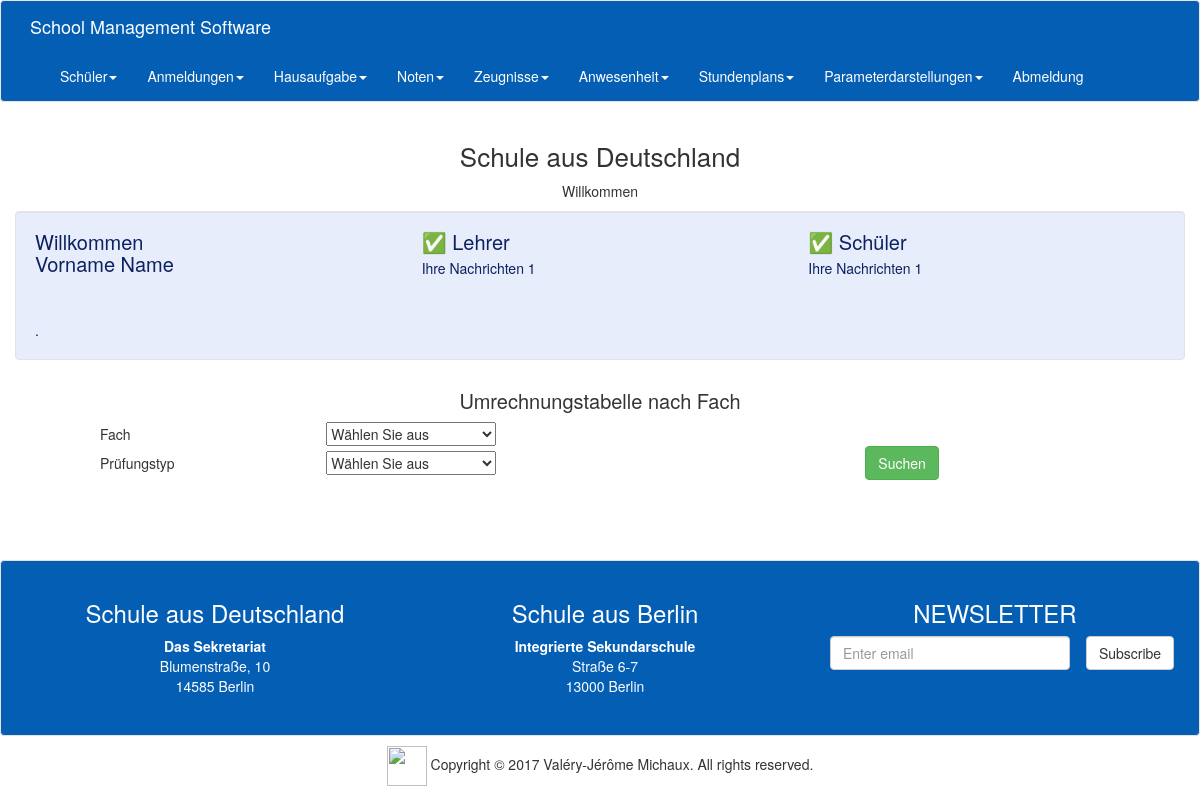
The page /teacher/worktypescale.php (signed in) on the database its author committed.
### tables this page shows
CREATE TABLE `interface` (
  `code` int(30) NOT NULL,
  `titre` text NOT NULL,
  `message1` text NOT NULL,
  `titre2` text NOT NULL,
  `titre3` text NOT NULL,
  `message2` text NOT NULL,
  `message3` text NOT NULL
);

CREATE TABLE `school` (
  `schoolname1` varchar(50) NOT NULL,
  `schoolname2` varchar(30) NOT NULL,
  `schoolzip` varchar(10) NOT NULL,
  `schooladdress` varchar(30) NOT NULL,
  `groupname` varchar(50) NOT NULL,
  `groupname2` varchar(30) NOT NULL,
  `groupaddress` varchar(30) NOT NULL,
  `groupzip` varchar(10) NOT NULL,
  `schoolcity` varchar(30) NOT NULL,
  `Groupcity` varchar(30) NOT NULL,
  `code` int(11) NOT NULL
);

### teacher/worktypescale.php (the view, shortened to what this page needs)
<?php
include 'menuhead.php';
?>
<div class="col-lg-12 text-center">
	<h2>Umrechnungstabelle nach Fach</h2>
</div>
<form id="form1" name="form1" method="post">
	<table width="300" border="0" align="center">
		<tr>
			<td>Fach</td>
			<td><select name="c3" style="width:170px;">
					<option value="">Wählen Sie aus</option>
				</select>
				&nbsp;</td>
			<td>&nbsp;</td>
		</tr>
		<tr>
			<td>Prüfungstyp</td>
			<td><select name="c4" style="width:170px;">
					<option value="">Wählen Sie aus</option>
				</select>
				&nbsp;</td>
			<td><input name="b2" type="submit" id="b2" class="btn btn-success" value="Suchen"></td>
		</tr>
		<tr>
			<td>&nbsp;</td>
			<td>&nbsp;</td>
			<td>&nbsp;</td>
			<td>&nbsp;</td>
		</tr>
	</table>
	<br><br>
</form>
<?php
include 'menubottom.php';
?>

### teacher/menuhead.php (shortened to what this page needs)
<?php
include '../connexion.php';
?>
<!DOCTYPE html>
<html lang="en">
<head>
  <link rel="stylesheet" href="../css/bootstrap.css">
</head>
<body>
  <nav class="navbar navbar-default">
    <div class="container">
      <div class="navbar-header">
        <a class="navbar-brand" href="homeprof.php">School Management Software</a>
      </div>
      <div class="collapse navbar-collapse" id="myDefaultNavbar1">
        <ul class="nav navbar-nav">
          <li class="dropdown"> <a href="#" class="dropdown-toggle" aria-expanded="false" role="button"
              data-toggle="dropdown">Schüler<span class="caret"></span></a>
          </li>
          <li class="dropdown"> <a href="#" class="dropdown-toggle" aria-expanded="false" role="button"
              data-toggle="dropdown">Anmeldungen<span class="caret"></span></a>
          </li>
          <li class="dropdown"> <a href="#" class="dropdown-toggle" aria-expanded="false" role="button"
              data-toggle="dropdown">Hausaufgabe<span class="caret"></span></a>
          </li>
          <li class="dropdown"> <a href="#" class="dropdown-toggle" aria-expanded="false" role="button"
              data-toggle="dropdown">Noten<span class="caret"></span></a>
          </li>
          <li class="dropdown"> <a href="#" class="dropdown-toggle" aria-expanded="false" role="button"
              data-toggle="dropdown">Zeugnisse<span class="caret"></span></a>
          </li>
          <li class="dropdown"> <a href="#" class="dropdown-toggle" aria-expanded="false" role="button"
              data-toggle="dropdown">Anwesenheit<span class="caret"></span></a>
          </li>
          <li class="dropdown"> <a href="#" class="dropdown-toggle" aria-expanded="false" role="button"
              data-toggle="dropdown">Stundenplans<span class="caret"></span></a>
          </li>
          <li class="dropdown"> <a href="#" class="dropdown-toggle" aria-expanded="false" role="button"
              data-toggle="dropdown">Parameterdarstellungen<span class="caret"></span></a>
          </li>
          <li class="active"><a href="logout.php">Abmeldung<span class="sr-only">(current)</span></a></li>
        </ul>
      </div>
    </div>
  </nav>
  <section>
    <?php
    $requete = 'SELECT * FROM `interface`';
    $result = mysqli_query($cn, $requete);
    $interf = mysqli_fetch_array($result);
    ?>
    <div class="container">
      <div class="row">
        <div class="col-xs-12 text-center">
          <h1>
            <?php echo addslashes($interf[1]); ?>
          </h1>
          <p>
            <?php echo addslashes($interf[2]); ?>
          </p>
        </div>
      </div>
    </div>
  </section>
  <section>
    <div class="container well">
      <div class="row">
        <div class="col-lg-4 col-md-4 col-sm-6">
          <div class="media">
            <div class="media-body">
              <h2 class="media-heading">Willkommen<br>
                <tr>
                  <?php echo $_SESSION['prenomlogin'] . '&nbsp;' . $_SESSION['nomlogin']; ?>
              </h2>
              <table width="300" border="0">
                <tbody>
                  <tr>
                    <th scope="row">&nbsp;</th>
                  </tr>
                  <tr>
                    <td>&nbsp;</td>
                  </tr>
                </tbody>
              </table>
              .
            </div>
          </div>
        </div>
        <div class="col-lg-4 col-md-4 col-sm-6">
          <div class="media">
            <div class="media-body">
              <h2 class="media-heading">✅
                <?php echo addslashes($interf[3]); ?>
              </h2>
              <?php echo addslashes($interf[5]); ?>
            </div>
          </div>
        </div>
        <div class="col-lg-4 col-md-4 col-sm-6">
          <div class="media">
            <div class="media-body">
              <h2 class="media-heading">✅
                <?php echo addslashes($interf[4]); ?>
              </h2>
              <?php echo addslashes($interf[5]); ?>
            </div>
          </div>
        </div>
      </div>
    </div>
  </section>

### teacher/menubottom.php (shortened to what this page needs)
<BR>
<?php
$requete = 'SELECT * FROM `school`';
$result = mysqli_query($cn, $requete);
$ecole = mysqli_fetch_array($result);
?>
<footer class="text-center">
  <div class="section well2">
    <div class="container">
      <div class="row">
        <div class="col-lg-4 col-md-4">
          <h3 class="text-center">
            <?php echo addslashes($ecole[4]); ?>
          </h3>
          <address class="text-center">
            <strong>
              <?php echo addslashes($ecole[5]); ?>
            </strong><br>
            <?php echo addslashes($ecole[6]); ?><br>
            <?php echo addslashes($ecole[7]); ?>
            <?php echo addslashes($ecole[9]); ?><br>
          </address>
        </div>
        <div class="col-lg-4 col-md-4">
          <h3 class="text-center">
            <?php echo addslashes($ecole[0]); ?>
          </h3>
          <address class="text-center">
            <strong>
              <?php echo addslashes($ecole[1]); ?>
            </strong><br>
            <?php echo addslashes($ecole[3]); ?><br>
            <?php echo addslashes($ecole[2]); ?>
            <?php echo addslashes($ecole[8]); ?><br>
          </address>
        </div>
        <div class="col-lg-4 col-md-4">
          <h3 class="text-center">NEWSLETTER</h3>
          <form>
            <div class="form-group col-lg-9 col-md-8 col-sm-10 col-xs-10">
              <input type="email" class="form-control" id="exampleInputEmail1" placeholder="Enter email">
            </div>
            <button type="submit" class="btn btn-default">Subscribe<br>
            </button>
          </form>
        </div>
      </div>
    </div>
  </div>
  <div class="container">
    <div class="row">
      <div class="col-xs-12">
        <p><a href="https://github.com/michaux4/SchoolManagementSoftware" target="_blank"><img src="https://github.githubassets.com/images/modules/logos_page/GitHub-Mark.png" style="width:40px;height:40px;"></a> Copyright &copy; 2017 Val&eacute;ry-J&eacute;r&ocirc;me Michaux. All rights reserved. </p>
      </div>
    </div>
  </div>
</footer>
</body>
</html>

### rows shown on the page
interface: titre "Schule aus Deutschland", message1 "Willkommen", titre2 "Lehrer", message2 "Ihre Nachrichten 1", titre3 "Schüler"
school: groupname "Schule aus Deutschland", groupname2 "Das Sekretariat", groupaddress "Blumenstraße, 10", groupzip "14585", Groupcity "Berlin", schoolname1 "Schule aus Berlin", schoolname2 "Integrierte Sekundarschule", schooladdress "Straße 6-7", schoolzip "13000", schoolcity "Berlin"

### other values the page prints
$_SESSION['prenomlogin'] "Vorname"
$_SESSION['nomlogin'] "Name"
